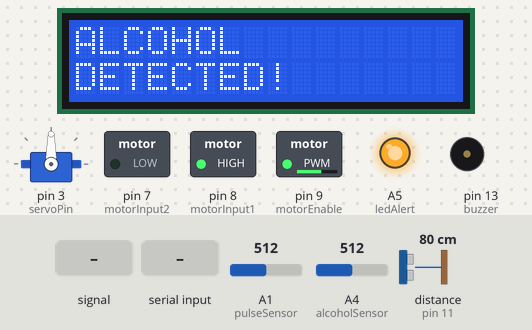
This sketch was run on a simulated Arduino Uno, built with avr-gcc and run on an emulated ATmega328P. Shown: servo, 16×2 character LCD, switched loads named in the sketch (green lamp = pin HIGH), output pins drawn as LEDs (lit = HIGH), buzzer (waves = sounding, pin HIGH). Wiring (inferred from the names in the program): ultrasonic range finder: trigger pin 12; echo pin 11. Inputs (shaded band) come from the test bench; at power-on: distance to the obstacle (sensor on pin 11) 80 cm, A4 (alcoholSensor) = 512, A1 (pulseSensor) = 512. The echo pulse lasts 58.3 µs per cm; the modem accepts every AT command (registered, SIM ready, sends succeed) and sends nothing else; pins used as bus, display or sensor lines are not drawn.

Above: at 1.2 s.
1.3 s: A1 (pulseSensor) fed a 200 Hz sine of ±255 counts around its level
At 5.1 s:
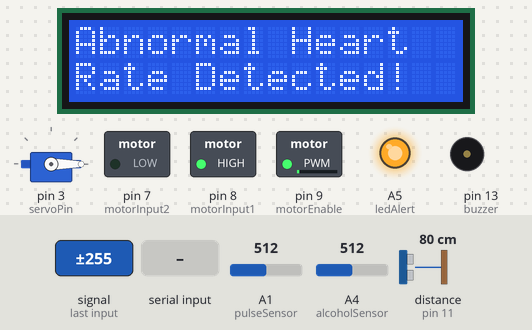
5.2 s: distance to the obstacle (sensor on pin 11) set to 2 cm
At 8.7 s:
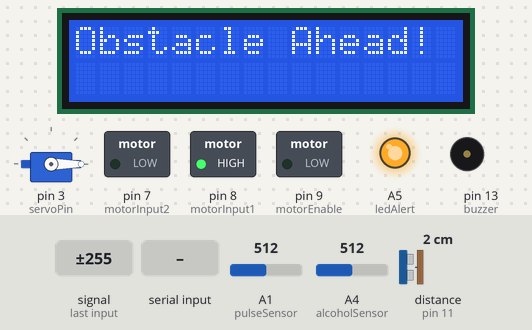
9.3 s: "D" received over Serial
At 9.78 s:
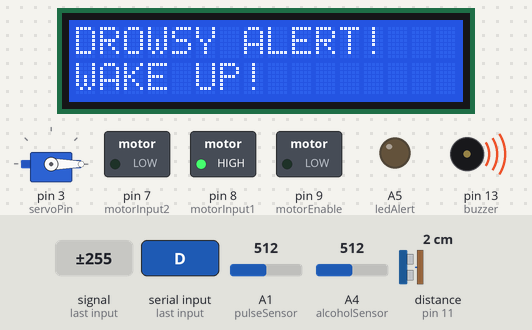
12.6 s: A4 (alcoholSensor) set to 489
At 15.1 s:
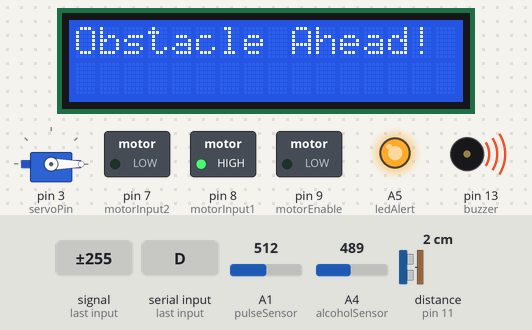
17.0 s: "N" received over Serial
At 17.09 s:
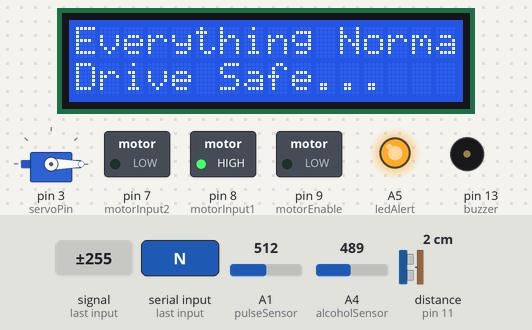
21.4 s: A4 (alcoholSensor) set to 510
At 22.7 s:
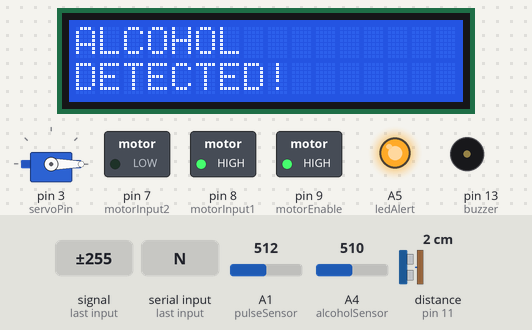
Timing chart, 0 to 26.0 s (numbered marks = the images above; inputs shaded):
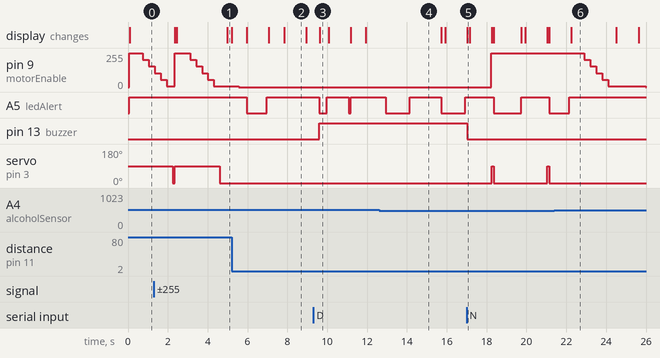

Measured:
- the behaviour switches between 501 and 500 on A4 (alcoholSensor) (found by bisection; images 3 and 4)
- after the input at 1.3 s, pin 9 (motorEnable): goes on until 4.3 s, then stays 5/255; servo on pin 3 (servoPin): goes on until 4.6 s, then stays 0°
- after the input at 5.2 s, A5 (ledAlert): HIGH → LOW after 0.77 s, → HIGH 1.0 s later; the display: first differs from a run without the input after 0.77 s (image 2)
- after the input at 9.3 s, pin 13 (buzzer): LOW → HIGH after 0.30 s; the display: changes after 0.32 s (image 3)
- after the input at 12.6 s, A5 (ledAlert): LOW → HIGH after 1.5 s, → LOW 1.6 s later, → HIGH 1.2 s later
- after the input at 17.0 s, pin 9 (motorEnable): 0/255 → 255/255 after 1.2 s; pin 13 (buzzer): HIGH → LOW at once; servo on pin 3 (servoPin): alternates 90° for 0.11 s and 0° for 2.7 s, starting after 1.3 s; the display: changes at once (image 5)
- after the input at 21.4 s, pin 9 (motorEnable): moves from 255/255 to 0/255 over 3.1 s, starting after 1.5 s; A5 (ledAlert): goes on until 22.1 s, then stays HIGH; servo on pin 3 (servoPin): stops changing and stays 0°; the display: changes after 0.86 s (image 6)

The sketch:

sketch_mar15a.ino
```cpp
#include <LiquidCrystal.h>
#include <Servo.h>
#include <SoftwareSerial.h>
#include <TinyGPS++.h>

// *Pin Assignments*
const int alcoholSensor = A4;
const int buzzer = 13;
const int ultrasonicTrig = 12;
const int ultrasonicEcho = 11;
const int ledAlert = A5;
const int pulseSensor = A1;

// *Motor Driver Pins (L298N)*
const int motorEnable = 9;
const int motorInput1 = 8;
const int motorInput2 = 7;

// *Servo Motor Pin*
Servo myServo;
const int servoPin = 3;

// *LCD Setup (RS, E, D4, D5, D6, D7)*
LiquidCrystal lcd(2, 4, A0, A1, A2, A3);

// *GSM & GPS Module Communication Pins*
SoftwareSerial sim800l(10, 5);  // TX, RX for SIM800L
SoftwareSerial gpsSerial(6, 7); // TX, RX for GPS module

TinyGPSPlus gps;

// *System State Variables*
bool drowsyDetected = false;
bool alcoholDetected = false;
bool obstacleDetected = false;
bool abnormalPulseDetected = false;
unsigned long drowsinessStartTime = 0;
unsigned long wheelsStopTime = 0;
int currentMotorSpeed = 255;
bool ledBlinking = false;
unsigned long lastLEDToggleTime = 0;
bool ledState = true;

// *Pulse Sensor Variables*
int pulseValue = 0;
unsigned long lastPulseCheck = 0;
const int pulseThreshold = 600;  // Adjust based on testing

void setup() {
  Serial.begin(9600);
  sim800l.begin(9600);
  gpsSerial.begin(9600);

  pinMode(buzzer, OUTPUT);
  pinMode(ledAlert, OUTPUT);
  pinMode(ultrasonicTrig, OUTPUT);
  pinMode(ultrasonicEcho, INPUT);
  pinMode(alcoholSensor, INPUT);
  pinMode(pulseSensor, INPUT);

  pinMode(motorEnable, OUTPUT);
  pinMode(motorInput1, OUTPUT);
  pinMode(motorInput2, OUTPUT);

  myServo.attach(servoPin);
  lcd.begin(16, 2);

  showNormalState();
  digitalWrite(ledAlert, HIGH);
  digitalWrite(buzzer, LOW);
  moveWheels(true);
  moveServo(true);
}

void loop() {
  int alcoholLevel = analogRead(alcoholSensor);
  pulseValue = analogRead(pulseSensor);

  // Ultrasonic sensor distance
  digitalWrite(ultrasonicTrig, LOW);
  delayMicroseconds(2);
  digitalWrite(ultrasonicTrig, HIGH);
  delayMicroseconds(10);
  digitalWrite(ultrasonicTrig, LOW);
  long duration = pulseIn(ultrasonicEcho, HIGH);
  int distance = duration * 0.034 / 2;

  // Alcohol detection
  if (alcoholLevel > 500 && !alcoholDetected) {
    alcoholDetected = true;
    showAlcoholAlert();
    sendAlert("ALCOHOL DETECTED!");
    reduceMotorSpeedGradually();
    stopServo();
  } else {
    alcoholDetected = false;
  }

  // Drowsiness detection via serial
  if (Serial.available() > 0) {
    char received = Serial.read();
    if (received == 'D' && !drowsyDetected) {
      drowsyDetected = true;
      drowsinessStartTime = millis();
      showDrowsinessAlert();
      digitalWrite(buzzer, HIGH);
      sendAlert("DROWSINESS DETECTED!");
    } else if (received == 'N') {
      drowsyDetected = false;
      stopBlinkingLED();
      stopBuzzer();
      showNormalState();
    }
  }

  // Obstacle detection
  if (distance <= 5 && !obstacleDetected) {
    obstacleDetected = true;
    showObstacleAlert();
    stopServo();
    delay(1000);
  } else {
    obstacleDetected = false;
  }

  // Pulse Sensor Monitoring
  if (millis() - lastPulseCheck > 1000) {
    lastPulseCheck = millis();
    if (pulseValue < 300 || pulseValue > pulseThreshold) {  // Abnormal pulse
      if (!abnormalPulseDetected) {
        abnormalPulseDetected = true;
        sendAlert("ABNORMAL HEART RATE DETECTED!");
        showPulseAlert();
      }
    } else {
      abnormalPulseDetected = false;
    }
  }

  // Drowsiness + Obstacle
  if (drowsyDetected && obstacleDetected) {
    stopWheels();
    stopServo();
    blinkLED(true);
  }

  // Handle LED blinking
  if ((drowsyDetected || obstacleDetected) && (millis() - wheelsStopTime < 5000 || drowsyDetected)) {
    blinkLED(true);
  } else if (!drowsyDetected) {
    stopBlinkingLED();
  }

  // Normal condition
  if (!drowsyDetected && !alcoholDetected && !obstacleDetected && !abnormalPulseDetected) {
    moveWheels(true);
    moveServo(true);
    showNormalState();
  }

  delay(100);
}

// -------------------- Helper Functions -----------------------

void showNormalState() {
  lcd.clear();
  lcd.setCursor(0, 0);
  lcd.print("Everything Normal");
  lcd.setCursor(0, 1);
  lcd.print("Drive Safe...");
  digitalWrite(ledAlert, HIGH);
}

void showDrowsinessAlert() {
  lcd.clear();
  lcd.setCursor(0, 0);
  lcd.print("DROWSY ALERT!");
  lcd.setCursor(0, 1);
  lcd.print("WAKE UP!");
  blinkLED(true);
  digitalWrite(buzzer, HIGH);
  stopWheels();
}

void showAlcoholAlert() {
  lcd.clear();
  lcd.setCursor(0, 0);
  lcd.print("ALCOHOL");
  lcd.setCursor(0, 1);
  lcd.print("DETECTED!");
  digitalWrite(ledAlert, HIGH);
}

void showObstacleAlert() {
  lcd.clear();
  lcd.setCursor(0, 0);
  lcd.print("Obstacle Ahead!");
  blinkLED(true);
}

void showPulseAlert() {
  lcd.clear();
  lcd.setCursor(0, 0);
  lcd.print("Abnormal Heart");
  lcd.setCursor(0, 1);
  lcd.print("Rate Detected!");
}

void blinkLED(bool start) {
  if (start && millis() - lastLEDToggleTime > 300) {
    ledState = !ledState;
    digitalWrite(ledAlert, ledState ? HIGH : LOW);
    lastLEDToggleTime = millis();
  }
}

void stopBlinkingLED() {
  digitalWrite(ledAlert, HIGH);
}

void stopBuzzer() {
  digitalWrite(buzzer, LOW);
}

void moveWheels(bool forward) {
  currentMotorSpeed = 255;
  analogWrite(motorEnable, currentMotorSpeed);
  digitalWrite(motorInput1, HIGH);
  digitalWrite(motorInput2, LOW);
}

void moveServo(bool active) {
  if (active) {
    myServo.write(90);
  }
}

void stopWheels() {
  analogWrite(motorEnable, 0);
  currentMotorSpeed = 0;
}

void stopServo() {
  myServo.write(0);
}

void reduceMotorSpeedGradually() {
  for (int speed = currentMotorSpeed; speed >= 0; speed -= 50) {
    analogWrite(motorEnable, speed);
    delay(300);
  }
  currentMotorSpeed = 0;
}

// Send alert via SIM800L
void sendAlert(String message) {
  sim800l.println("AT+CMGF=1");
  delay(100);
  sim800l.println("AT+CMGS=\"+919986762727\""); // Replace with actual number
  delay(100);
  sim800l.print(message);
  delay(100);
  sim800l.write(26);
}
```
